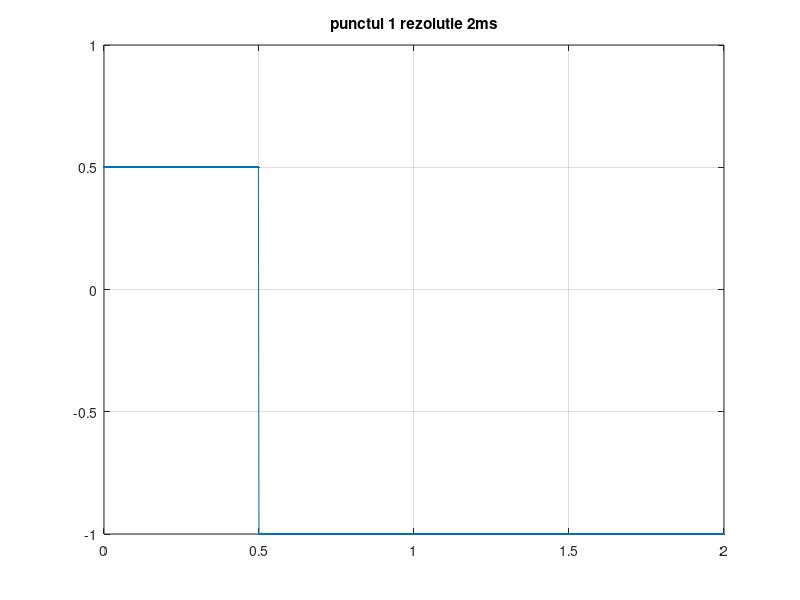
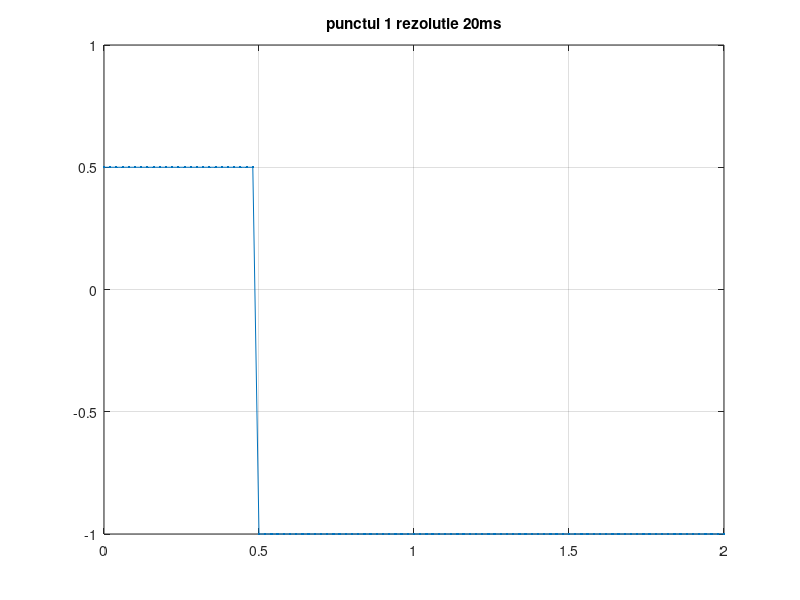
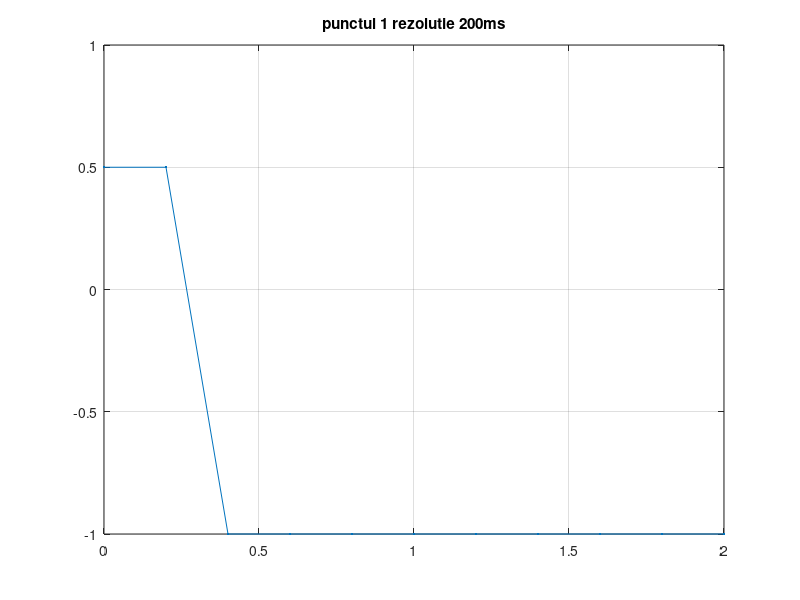

These figures' MATLAB source, in order:

t1=0:0.002:2;
t2=0:0.02:2;
t3=0:0.2:2;
F=1/2;
ump=0.25;
max=0.5;
min=-1;

s1=sin(2*pi*F*t1);
n1=length(s1);
for i=1:1:n1
   if i<=n1*ump
       s1(i)=max;
   else
       s1(i)=min;
   end   
end
figure(1)
plot(t1,s1,'.-'),title('punctul 1 rezolutie 2ms'),grid

s2=sin(2*pi*F*t2);
n2=length(s2);
for i=1:1:n2
    if i<=n2*ump
        s2(i)=max;
    else
        s2(i)=min;
    end
end
figure(2)
plot(t2,s2,'.-'),title('punctul 1 rezolutie 20ms'),grid

s3=sin(2*pi*F*t3);
n3=length(s3);
for i=1:1:n3
    if i<=n3*ump;
        s3(i)=max;
    else
        s3(i)=min;
    end
end
figure(3)
plot(t3,s3,'.-'),title('punctul 1 rezolutie 200ms'),grid